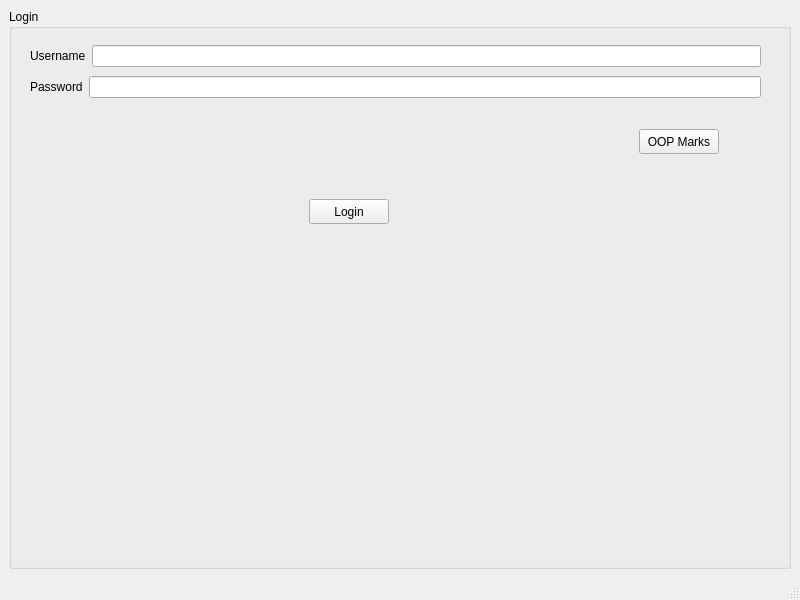
<?xml version="1.0" encoding="UTF-8"?>
<ui version="4.0">
 <class>MainWindow</class>
 <widget class="QMainWindow" name="MainWindow">
  <property name="geometry">
   <rect>
    <x>0</x>
    <y>0</y>
    <width>800</width>
    <height>600</height>
   </rect>
  </property>
  <property name="windowTitle">
   <string>MainWindow</string>
  </property>
  <widget class="QWidget" name="centralwidget">
   <layout class="QGridLayout" name="gridLayout">
    <item row="0" column="0">
     <widget class="QGroupBox" name="groupBox">
      <property name="title">
       <string>Login</string>
      </property>
      <widget class="QWidget" name="layoutWidget">
       <property name="geometry">
        <rect>
         <x>21</x>
         <y>33</y>
         <width>731</width>
         <height>61</height>
        </rect>
       </property>
       <layout class="QVBoxLayout" name="verticalLayout">
        <item>
         <layout class="QHBoxLayout" name="horizontalLayout">
          <item>
           <widget class="QLabel" name="label">
            <property name="text">
             <string>Username</string>
            </property>
           </widget>
          </item>
          <item>
           <widget class="QLineEdit" name="lineEdit"/>
          </item>
         </layout>
        </item>
        <item>
         <layout class="QHBoxLayout" name="horizontalLayout_2">
          <item>
           <widget class="QLabel" name="label_2">
            <property name="text">
             <string>Password</string>
            </property>
           </widget>
          </item>
          <item>
           <widget class="QLineEdit" name="lineEdit_2"/>
          </item>
         </layout>
        </item>
       </layout>
      </widget>
      <widget class="QPushButton" name="pushButton">
       <property name="geometry">
        <rect>
         <x>630</x>
         <y>120</y>
         <width>80</width>
         <height>25</height>
        </rect>
       </property>
       <property name="text">
        <string>OOP Marks</string>
       </property>
      </widget>
      <widget class="QPushButton" name="pushButton_2">
       <property name="geometry">
        <rect>
         <x>300</x>
         <y>190</y>
         <width>80</width>
         <height>25</height>
        </rect>
       </property>
       <property name="text">
        <string>Login</string>
       </property>
      </widget>
     </widget>
    </item>
   </layout>
  </widget>
  <widget class="QMenuBar" name="menubar">
   <property name="geometry">
    <rect>
     <x>0</x>
     <y>0</y>
     <width>800</width>
     <height>25</height>
    </rect>
   </property>
  </widget>
  <widget class="QStatusBar" name="statusbar"/>
 </widget>
 <resources/>
 <connections/>
</ui>
